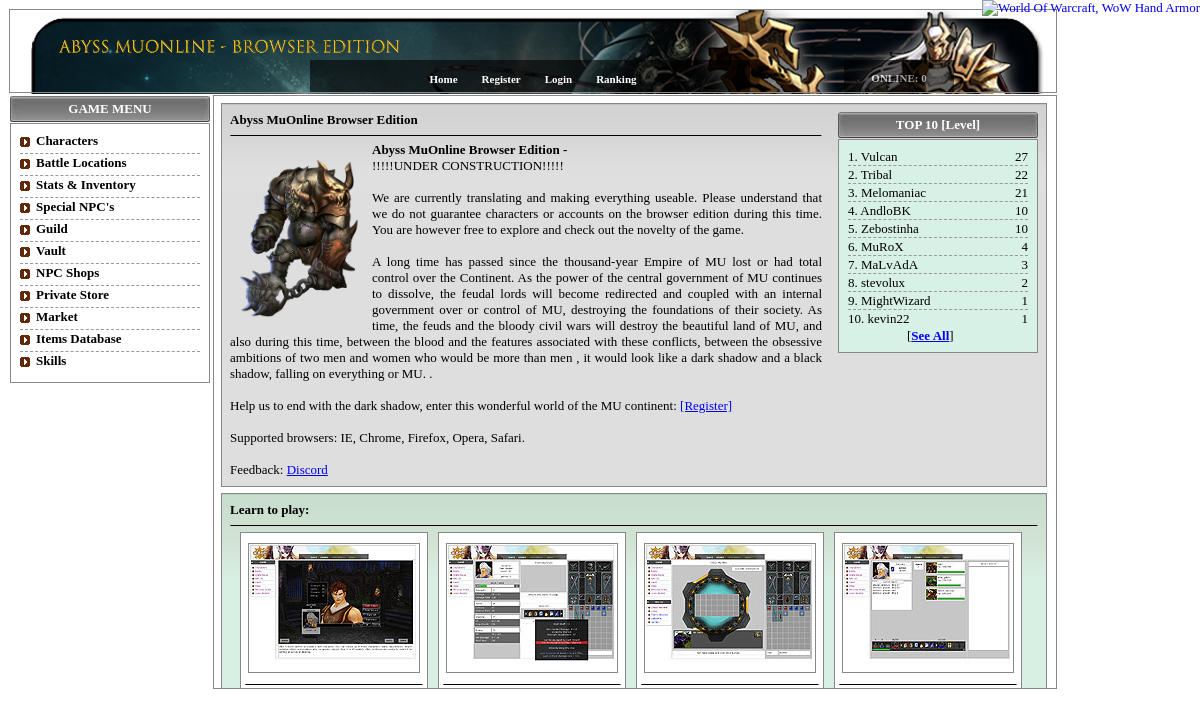
The page / on the database its author committed.
### tables this page shows
CREATE TABLE IF NOT EXISTS `characters` (
  `id` int(11) NOT NULL AUTO_INCREMENT,
  `owner` int(11) DEFAULT NULL,
  `name` varchar(20) DEFAULT NULL,
  `class` int(11) DEFAULT NULL,
  `level` int(11) DEFAULT NULL,
  `strength` int(11) DEFAULT NULL,
  `agility` int(11) DEFAULT NULL,
  `stamina` int(11) DEFAULT NULL,
  `energy` int(11) DEFAULT NULL,
  `points` int(11) DEFAULT NULL,
  `fruits` int(11) DEFAULT NULL,
  `skills` mediumtext,
  `experience` int(25) DEFAULT NULL,
  `hp_cur` int(11) DEFAULT NULL,
  `mp_cur` int(11) DEFAULT NULL,
  `inventory` mediumtext,
  `equipment` mediumtext,
  `monsters` int(11) DEFAULT NULL,
  `guild` int(11) DEFAULT NULL,
  PRIMARY KEY (`id`),
  UNIQUE KEY `id` (`id`)
);

### index.php (the view, shortened to what this page needs)
<!DOCTYPE html PUBLIC "-//W3C//DTD XHTML 1.0 Strict//EN">
<html>
<head>
<link href="common.css" rel="stylesheet" type="text/css" />
<link href="ucp.css" rel="stylesheet" type="text/css" />
</head>
<body>
<table class = "parent_table" cellspacing="0">
<tr>
<td colspan="2" class="parent_table_top"><div class="parent_table_top_ins"><?php include('top_navigation.php'); ?></div></td>
</tr>
<tr><td class="parent_table_left"><?php include('navigation.php'); ?></td><td class="parent_table_middle">
<div class="div_border">
<table cellspacing="0" class="about_table" id="about1">
<tr><td><b>Abyss MuOnline Browser Edition</b><hr/>
<div id="mu_logo"><img src="images/monster.png" width="132px" height="180px" /></div>
<b>Abyss MuOnline Browser Edition -</b><br>!!!!!UNDER CONSTRUCTION!!!!!<BR><BR> We are currently translating and making everything useable. Please understand that we do not guarantee characters or accounts on the browser edition during this time. You are however free to explore and check out the novelty of the game.<br><br> A long time has passed since the thousand-year Empire of MU lost or had total control over the Continent. As the power of the central government of MU continues to dissolve, the feudal lords will become redirected and coupled with an internal government over or control of MU, destroying the foundations of their society. As time, the feuds and the bloody civil wars will destroy the beautiful land of MU, and also during this time, between the blood and the features associated with these conflicts, between the obsessive ambitions of two men and women who would be more than men , it would look like a dark shadow and a black shadow, falling on everything or MU. .
<br/><br/>
Help us to end with the dark shadow, enter this wonderful world of the MU continent: <a href="ucp.php?action=register">[Register]</a>
<br/><br/>
Supported browsers: IE, Chrome, Firefox, Opera, Safari.
<br/><br/>
Feedback: <a href="https://discord.com/invite/a2z3Cn4mNc">Discord</a>
</td>
<td>
<?php
echo '<div id="navigation1">TOP 10 [Level]</div><div id="top10"><ul>';
$query = "SELECT * FROM characters ORDER BY experience DESC LIMIT 0, 10";
$result3 = mysql_query($query,$conn);
$pos = 1;
if(mysql_num_rows($result3)>0)
{
 while($row = mysql_fetch_assoc($result3))
 {
  $tmp_name = $row['name'];
  $tmp_level = $row['level'];
  if($pos != mysql_num_rows($result3))
  echo "<li>".$pos.". ".$tmp_name."<div class='top10level'>".$tmp_level."</div></li>";
  else
  echo "<li style='border-bottom:none;'>".$pos.". ".$tmp_name."<div class='top10level'>".$tmp_level."</div></li>";
  $pos +=1;
 }
}
echo "</ul><div id='rank_all'>[<a href='ranking.php'><b>See All</b></a>]</div></div>";
?>
</td>
</tr></table>
<table cellspacing="0" class="about_table" id="about2">
<tr><td><b>Learn to play:</b><hr/>
<div class="screenshot"><a href="images/jogar.png"><img src="images/mu1t.jpg"  alt="Mu Online Plus 1" title="Mu Online screenshot 1" /></a><hr/>Create Character</div>
<div class="screenshot"><a href="images/jogar2.png"><img src="images/mu2t.jpg" alt="Mu Online Plus 2" title="Mu Online screenshot 2" /></a><hr/>Inventory</div>
<div class="screenshot"><a href="images/jogar3.png"><img src="images/mu3t.jpg" alt="Mu Online Plus 3" title="Mu Online screenshot 3" /></a><hr/>Chaos Machine</div>
<div class="screenshot"><a href="images/jogar4.png"><img src="images/mu4t.jpg" alt="Mu Online Plus 4" title="Mu Online screenshot 4" /></a><hr/>How to Fight</div>
</td></tr></table>
</div>
</td></tr></table>
<style type="text/css">body, a:hover {cursor: url(http://cur.cursors-4u.net/games/gam-4/gam372.cur), progress !important;}</style><a href="http://www.cursors-4u.com/cursor/2008/12/22/world-of-warcraft-wow-hand-armor.html" target="_blank" title="World Of Warcraft, WoW Hand Armor"><img src="http://cur.cursors-4u.net/cursor.png" border="0" alt="World Of Warcraft, WoW Hand Armor" style="position:absolute; top: 0px; right: 0px;" /></a>
</body>
</html>

### top_navigation.php (shortened to what this page needs)
<?php
$logout = 0;
echo <<<EOT
<table cellspacing="0" class="top_navigation"><tr><td><a href="index.php">Home</a></td><td class="tn_sep"></td><td>
EOT;
if(isset($_SESSION['user_id']) && $logout != 1)
{
 echo '<a href="mypage.php">[';
 echo $_SESSION['username'];
 echo ']'.'</a></td><td class="tn_sep"></td><td><a href="ucp.php?action=logout">Logout</a>';
}
else
{
echo <<<EOT
<a href="ucp.php?action=register">Register</a></td><td class="tn_sep"></td><td><a href="ucp.php?action=login"><blink>Login</blink></a>
EOT;
}
echo <<<EOT
</td><td class="tn_sep"></td><td><a href="ranking.php">Ranking</a></td></tr></table>
EOT;
?>
<div class="top_nav_back"></div>
<div class="top_nav_online"><a href="whoisonline.php"><?php include('function.online.php'); ?></a></div>

### function.online.php (shortened to what this page needs)
<?php
global $conn;
if(isset($_GET['listonline']) && isset($_SESSION['player_stats']['spot']))
{
 $location = $_SESSION['player_stats']['spot'];
 $query = "SELECT * FROM online WHERE location='$location'";
 $result = mysql_query($query, $conn) or trigger_error("SQL", E_USER_ERROR);
$max_chars = 0;
$exp_tmp = ceil($_SESSION['player_stats']['player_exp_tmp'] / $_SESSION['player_stats']['turns']);
$spot_exp = 0;
$exp_guild = 0;
$count_chars = mysql_num_rows($result);
 while(($row = mysql_fetch_assoc($result)) && ($max_chars<11))
 {
  if($_SESSION['guild']>0 && $_SESSION['guild'] == $row['guild'] && $count_chars>1)
  {
   echo "<div class='guild_member'> # ".$row['char_name']." [".$row['exp']."]</div>";
   if($row['char_name'] != $char)
   $exp_guild += $row['exp'];
  }
  else
  {
   if($row['char_name'] != $char)
   echo "# "."<a href='#' id='".$row['char_name']."' rel='".$row['class']."' class='call_cinfo_battle'>".$row['char_name']."</a> [".$row['exp']."]<br/>";
   else
   echo "# ".$row['char_name']." [".$row['exp']."]<br/>";
  }
  $max_chars +=1;
  $spot_exp += $row['exp'];
 }
if($spot_exp < 1)
$_SESSION['player_stats']['player_exp_percent'] = 100;
else
$_SESSION['player_stats']['player_exp_percent'] = floor(($exp_tmp + $exp_guild)*100/$spot_exp) + $exp_guild;
if($_SESSION['player_stats']['player_exp_percent'] < 10)
$_SESSION['player_stats']['player_exp_percent'] = 10;
if($_SESSION['player_stats']['player_exp_percent'] > 150)
$_SESSION['player_stats']['player_exp_percent'] = 150;
echo ':::'.$_SESSION['player_stats']['player_exp_percent'];
}
else if(isset($_GET['listonline']) && !isset($_SESSION['player_stats']['spot']))
 exit(':::100');
else
{
 $sql = "SELECT COUNT(*) FROM online";
 $result1 = mysql_query($sql, $conn) or trigger_error("SQL", E_USER_ERROR);
 $r = mysql_fetch_row($result1);
 $numrows = $r[0];
 echo 'ONLINE: '.$numrows;
}
?>

### navigation.php (shortened to what this page needs)
<table cellspacing="1" id="navigation">
<tr><td><div id="navigation1">GAME MENU</div></td></tr>
<tr><td>
<div id="navigation2">
<ul><b>
<li><a class="nav_link" href="character.php">Characters</a></li>
<li><a href="map.php">Battle Locations</a></li>
<li><a href="inventory.php">Stats & Inventory</a></li>
<li><a href="chaos_machine.php">Special NPC's</a></li>
<li><a href="guild.php">Guild</a></li>
<li><a href="vault.php">Vault</a></li>
<li><a href="shop.php?id=lorencia1">NPC Shops</a></li>
<li><a href="pstore.php">Private Store</a></li>
<li><a href="market.php">Market</a></li>
<li><a href="view_items.php?id=1">Items Database</a></li>
<li style="border-bottom:none;"><a href="view_skills.php">Skills</a></li>
</ul>
</div></td></tr>
<?php
echo '</table>';
?>

### common.css (style rules this page uses)
body { font-family: Verdana; font-size: 13px; background-image:url(''); background-repeat:no-repeat; }
hr { border-top: 1px solid black; border-bottom: none; }
.parent_table { width: 1050px; height: 663px; position: absolute; }
.parent_table td { padding: 1px; vertical-align: top; }
.parent_table_top { height: 84px; vertical-align: bottom; background-image:url('images/mu-logo.png'); background-repeat:no-repeat; background-position: 1px 1px; }
.parent_table_top_ins { position: relative; height: 82px; border: 1px solid #888; text-align: center; }
.parent_table_left { vertical-align: top; width: 203px; }
.parent_table_middle { height: 100%; width: 100%; }
.top_navigation { position: relative; margin:auto; margin-top:62px; font-family: Tahoma; font-size: 11px; color: #888; font-weight: bold; z-index: 1; }
.tn_sep { width:20px; }
.top_navigation a { text-decoration: none; color: white; }
.top_nav_back { position: absolute; width:440px; height:32px; background: black; opacity:0.60; filter:alpha(opacity=60); left:300px; top: 50px; }
.top_nav_online { position: absolute; width:110px; height:20px; background: black; opacity:0.60; filter:alpha(opacity=60); left:834px; top: 50px; font-family: Tahoma; font-size: 11px; color: #888; font-weight: bold; padding-top: 12px; }
.top_nav_online a { text-decoration: none; color: white; }
.about_table { width: 826px; position: relative; border: 1px solid #888; margin: 6px; }
.about_table td { padding: 8px; text-align: justify; }
#mu_logo { float:left; margin-right: 10px; }
#about1 { background-color: #dedede; height: 280px; background-image: url('images/bg.png'); background-repeat:repeat-x; }
#about2 { background-color: #d8efe4; height: 250px; background-image: url('images/bg_green.png'); background-repeat:repeat-x; }
.screenshot { border: 1px solid #888; width: 178px; height: 180px; padding: 4px; float: left; margin-left: 10px; background: white; text-align: center; }
.screenshot>a>img { border-style: none; border: 1px solid #888; margin-top:6px; }
#top10 { text-align: left; vertical-align: top; padding: 8px; border: 1px solid #888; background-color: #d8f1e6; margin-top: 1px; }
#top10 ul { list-style-type: none; padding: 0px; margin: 0px; }
#top10 li { padding-left: 0px; margin: 1px; border-bottom: dashed 1px #999; }
.top10level { float: right; }
#rank_all { margin-left: 60px; }
.div_border { height: 590px; position:relative; border: 1px solid #888; padding: 1px; overflow: hidden; }
#navigation { text-align: left; vertical-align: top; width: 202px; padding: 0px; }
#navigation td { padding: 0px; }
#navigation1 { height: 21px; width: 200px; text-align: center; padding-top: 5px; font-weight: bold; background: white no-repeat url(images/header.png); color: white; }
#navigation2 { width: 182px; text-align: left; vertical-align: top; padding: 8px; border: 1px solid #888; background: white; }
#navigation2 ul { list-style-type: none; padding: 0px; margin: 0px; }
#navigation2 li { background-image: url('images/bullet.gif'); background-repeat: no-repeat; background-position: 0px 4px; padding-left: 16px; margin: 1px; border-bottom: dashed 1px #999; }
#navigation2 li a { display:block; height: 20px; text-decoration: none; color: black; }

### index.php (style rules this page uses)
body, a:hover { cursor: url(http://cur.cursors-4u.net/games/gam-4/gam372.cur), progress !important; }

### rows shown on the page
characters: name "Vulcan", level "27"
characters: name "Tribal", level "22"
characters: name "Melomaniac", level "21"
characters: name "AndloBK", level "10"
characters: name "Zebostinha", level "10"
characters: name "MuRoX", level "4"
characters: name "MaLvAdA", level "3"
characters: name "stevolux", level "2"
characters: name "MightWizard", level "1"
characters: name "kevin22", level "1"

### other values the page prints
$numrows "0"
